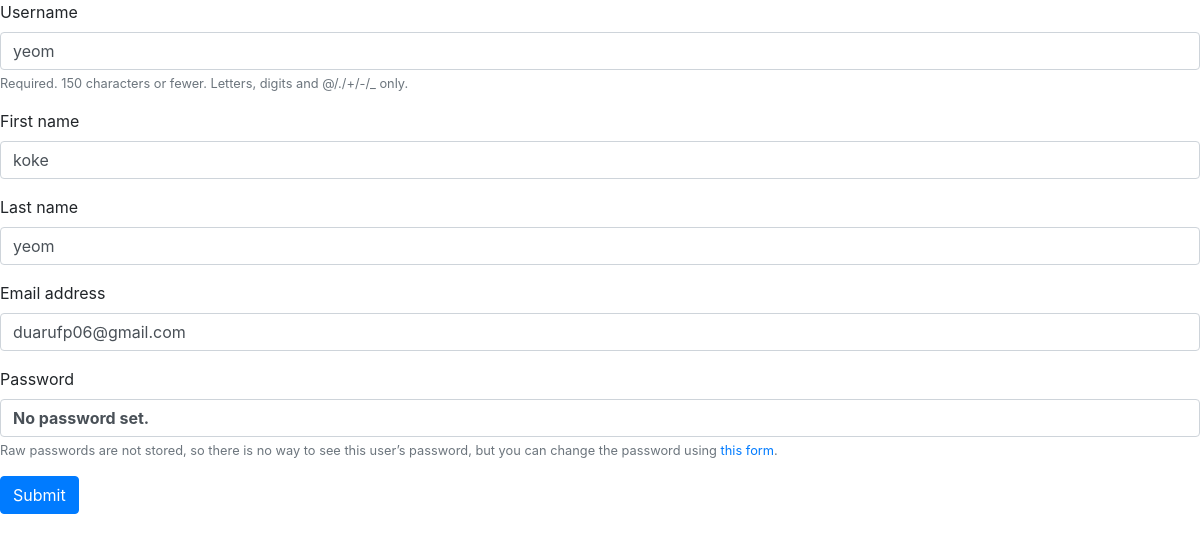
Page /accounts/update/ (signed in) on the committed database.
### accounts/models.py (models this page shows)
class User(AbstractUser):
    followers = models.ManyToManyField(settings.AUTH_USER_MODEL, related_name='followings', blank=True)

### accounts/views.py (the view)
# urls.py: path('update/', views.update, name='update'),
@login_required
def update(request):
    if request.method == 'POST':
        form = CustomUserChangeForm(request.POST, instance=request.user)
        if form.is_valid():
            form.save()
            return redirect('articles:index')
    else:
        form = CustomUserChangeForm(instance=request.user)
    context = {
        'form': form,
    }
    return render(request, 'accounts/form.html', context)

### accounts/forms.py
class CustomUserChangeForm(UserChangeForm):
    class Meta:
        model = get_user_model()    # User return
        fields = ('username', 'first_name', 'last_name', 'email')

### accounts/templates/accounts/form.html (shortened to what this page needs)
{% extends 'accounts/base.html' %}
{% load bootstrap4 %}
{% block body %}
<form role="form" action="" method="POST">
  {% bootstrap_form form %}
  {% buttons %}
  <button type="submit" class="btn btn-primary">Submit</button>
  {% endbuttons %}
</form>
{% endblock %}

### rows in the picture
User: username "yeom", first_name "koke", last_name "yeom", email "duarufp06@gmail.com"
